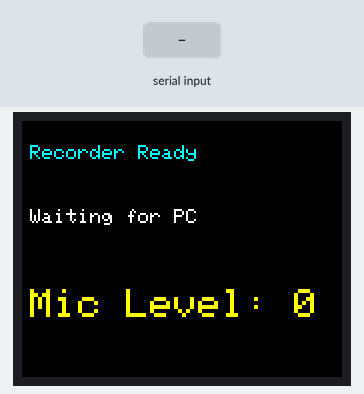
The program below on a simulated ESP32-S3. On the bench: 160×128 colour display. The test bench sets the inputs (shaded band). I2S audio is not simulated (input reads silence); what the program prints to the serial monitor is not drawn.

Above: at 1.3 s.
1.4 s: "M" received over Serial
At 2.4 s:
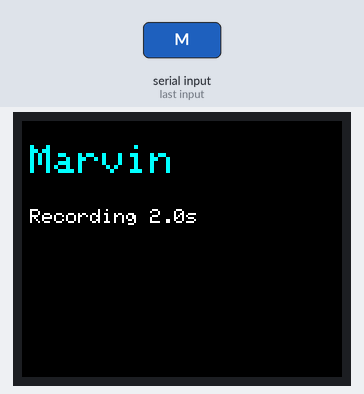
4.4 s: "O" received over Serial
At 4.9 s:
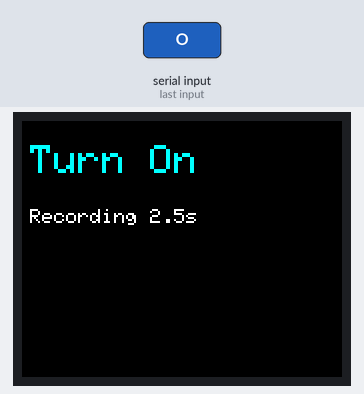
5.9 s: "F" received over Serial
At 8.6 s:
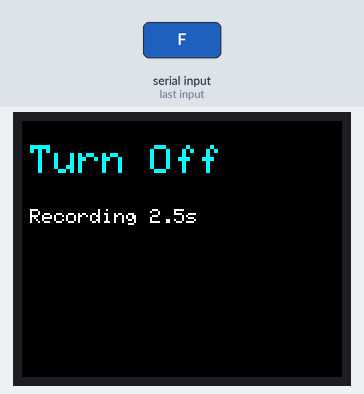
8.9 s: "N" received over Serial
At 11.7 s:
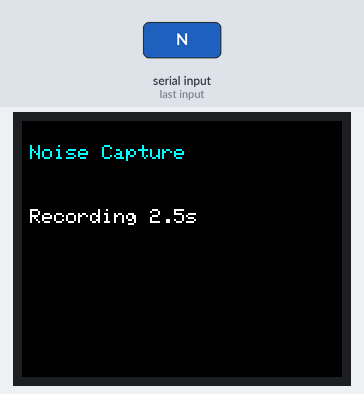
11.9 s: "m" received over Serial
At 14.7 s:
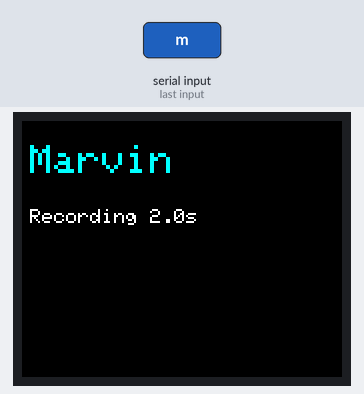
14.9 s: "o" received over Serial
At 17.8 s:
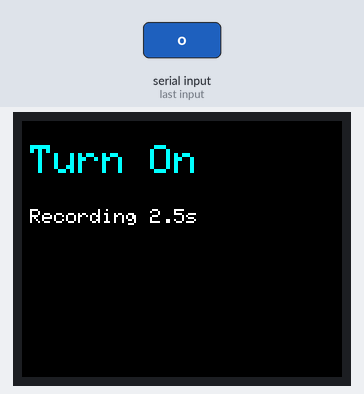
Timing chart, 0 to 19.3 s (numbered marks = the images above; inputs shaded):
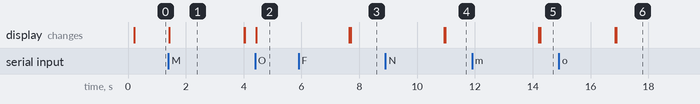

Measured:
- after the input at 1.4 s, the display: changes at once (image 1)
- after the input at 4.4 s, the display: changes at once (image 2)
- after the input at 5.9 s, the display: first differs from a run without the input after 1.8 s (image 3)
- after the input at 8.9 s, the display: first differs from a run without the input after 2.1 s (image 4)
- after the input at 11.9 s, the display: first differs from a run without the input after 2.4 s (image 5)
- after the input at 14.9 s, the display: first differs from a run without the input after 2.0 s (image 6)
- what the display in image 1 shows lasts 2.6 s, from 1.4 s to 4.0 s

The program:

main.cpp
```cpp
#include <Arduino.h>
#include <SPI.h>
#include <Adafruit_GFX.h>
#include <Adafruit_ST7735.h>
#include "driver/i2s.h"

static constexpr i2s_port_t I2S_PORT = I2S_NUM_0;

static constexpr int PIN_I2S_WS = 4;
static constexpr int PIN_I2S_SCK = 5;
static constexpr int PIN_I2S_SD = 6;

static constexpr int PIN_TFT_CS = 15;
static constexpr int PIN_TFT_DC = 16;
static constexpr int PIN_TFT_RST = 17;
static constexpr int PIN_TFT_MOSI = 13;
static constexpr int PIN_TFT_SCLK = 14;

static constexpr uint32_t SERIAL_BAUD = 921600;
static constexpr uint32_t SAMPLE_RATE = 16000;
static constexpr float MIC_GAIN = 3.0f;
static constexpr size_t MARVIN_RECORD_SECONDS = 2;
static constexpr size_t ACTION_RECORD_MS = 2500;
static constexpr size_t NOISE_RECORD_MS = 2500;
static constexpr size_t MARVIN_SAMPLE_COUNT = SAMPLE_RATE * MARVIN_RECORD_SECONDS;
static constexpr size_t ACTION_SAMPLE_COUNT = (SAMPLE_RATE * ACTION_RECORD_MS) / 1000;
static constexpr size_t NOISE_SAMPLE_COUNT = (SAMPLE_RATE * NOISE_RECORD_MS) / 1000;
static constexpr size_t I2S_READ_SAMPLES = 256;
static constexpr size_t LEVEL_READ_SAMPLES = 128;
static constexpr uint32_t LEVEL_UPDATE_INTERVAL_MS = 150;

static int32_t i2sBuffer[I2S_READ_SAMPLES];
static int16_t pcmBuffer[I2S_READ_SAMPLES];

static SPIClass tftSpi(FSPI);
static Adafruit_ST7735 tft(&tftSpi, PIN_TFT_CS, PIN_TFT_DC, PIN_TFT_RST);

static int16_t i2sSampleToPcm16(int32_t sample)
{
  // INMP441 provides a 24-bit signed sample left-aligned in the 32-bit I2S word.
  const float amplified = static_cast<float>(sample >> 16) * MIC_GAIN;

  if (amplified > 32767.0f) {
    return 32767;
  }
  if (amplified < -32768.0f) {
    return -32768;
  }

  return static_cast<int16_t>(amplified);
}

void initDisplay()
{
  tftSpi.begin(PIN_TFT_SCLK, -1, PIN_TFT_MOSI, PIN_TFT_CS);
  tft.initR(INITR_BLACKTAB);
  tft.setRotation(1);
  tft.fillScreen(ST77XX_BLACK);
  tft.setTextWrap(false);
  tft.setTextSize(1);
  tft.setTextColor(ST77XX_WHITE, ST77XX_BLACK);
}

static void printFittedLine(const char *text, int16_t y, uint16_t color)
{
  const int16_t availableWidth = tft.width() - 8;
  const size_t textLength = strlen(text);
  const uint8_t textSize = (textLength * 12 <= static_cast<size_t>(availableWidth)) ? 2 : 1;

  tft.setTextSize(textSize);
  tft.setTextColor(color, ST77XX_BLACK);
  tft.setCursor(4, y);
  tft.print(text);
}

void showStatus(const char *title, const char *message)
{
  tft.fillScreen(ST77XX_BLACK);
  printFittedLine(title, 12, ST77XX_CYAN);
  printFittedLine(message, 44, ST77XX_WHITE);
}

void initMic()
{
  const i2s_config_t i2sConfig = {
      .mode = static_cast<i2s_mode_t>(I2S_MODE_MASTER | I2S_MODE_RX),
      .sample_rate = SAMPLE_RATE,
      .bits_per_sample = I2S_BITS_PER_SAMPLE_32BIT,
      .channel_format = I2S_CHANNEL_FMT_ONLY_LEFT,
      .communication_format = I2S_COMM_FORMAT_STAND_I2S,
      .intr_alloc_flags = ESP_INTR_FLAG_LEVEL1,
      .dma_buf_count = 8,
      .dma_buf_len = 256,
      .use_apll = false,
      .tx_desc_auto_clear = false,
      .fixed_mclk = 0,
  };

  const i2s_pin_config_t pinConfig = {
      .bck_io_num = PIN_I2S_SCK,
      .ws_io_num = PIN_I2S_WS,
      .data_out_num = I2S_PIN_NO_CHANGE,
      .data_in_num = PIN_I2S_SD,
  };

  ESP_ERROR_CHECK(i2s_driver_install(I2S_PORT, &i2sConfig, 0, nullptr));
  ESP_ERROR_CHECK(i2s_set_pin(I2S_PORT, &pinConfig));
  ESP_ERROR_CHECK(i2s_zero_dma_buffer(I2S_PORT));
}

uint16_t readMicLevel()
{
  size_t bytesRead = 0;
  const size_t bytesToRead = LEVEL_READ_SAMPLES * sizeof(int32_t);
  const esp_err_t result = i2s_read(I2S_PORT, i2sBuffer, bytesToRead, &bytesRead, 0);

  if (result != ESP_OK || bytesRead == 0) {
    return 0;
  }

  const size_t samplesRead = bytesRead / sizeof(int32_t);
  uint32_t levelSum = 0;

  for (size_t i = 0; i < samplesRead; ++i) {
    const int32_t sample = i2sSampleToPcm16(i2sBuffer[i]);
    levelSum += abs(sample);
  }

  return static_cast<uint16_t>(levelSum / samplesRead);
}

void recordAndSendAudio(Stream &audioSerial, size_t totalSamples)
{
  size_t samplesSent = 0;

  ESP_ERROR_CHECK(i2s_zero_dma_buffer(I2S_PORT));

  audioSerial.println("START_AUDIO");
  audioSerial.flush();

  while (samplesSent < totalSamples) {
    const size_t samplesToRead = min(I2S_READ_SAMPLES, totalSamples - samplesSent);
    const size_t bytesToRead = samplesToRead * sizeof(int32_t);
    size_t bytesRead = 0;

    esp_err_t result = i2s_read(I2S_PORT, i2sBuffer, bytesToRead, &bytesRead, portMAX_DELAY);
    if (result != ESP_OK || bytesRead == 0) {
      continue;
    }

    const size_t samplesRead = bytesRead / sizeof(int32_t);
    for (size_t i = 0; i < samplesRead; ++i) {
      pcmBuffer[i] = i2sSampleToPcm16(i2sBuffer[i]);
    }

    audioSerial.write(reinterpret_cast<const uint8_t *>(pcmBuffer), samplesRead * sizeof(int16_t));
    samplesSent += samplesRead;
  }

  audioSerial.flush();
  audioSerial.println("END_AUDIO");
  audioSerial.flush();
}

static bool handleCommandFrom(Stream &commandSerial)
{
  while (commandSerial.available() > 0) {
    const char command = static_cast<char>(commandSerial.read());

    if (command == 'M' || command == 'm') {
      showStatus("Marvin", "Recording 2.0s");
      recordAndSendAudio(commandSerial, MARVIN_SAMPLE_COUNT);
      showStatus("Audio Sent", "Ready Again");
      return true;
    }

    if (command == 'O' || command == 'o') {
      showStatus("Turn On", "Recording 2.5s");
      recordAndSendAudio(commandSerial, ACTION_SAMPLE_COUNT);
      showStatus("Audio Sent", "Ready Again");
      return true;
    }

    if (command == 'F' || command == 'f') {
      showStatus("Turn Off", "Recording 2.5s");
      recordAndSendAudio(commandSerial, ACTION_SAMPLE_COUNT);
      showStatus("Audio Sent", "Ready Again");
      return true;
    }

    if (command == 'N' || command == 'n') {
      showStatus("Noise Capture", "Recording 2.5s");
      recordAndSendAudio(commandSerial, NOISE_SAMPLE_COUNT);
      showStatus("Audio Sent", "Ready Again");
      return true;
    }
  }

  return false;
}

void handleSerialCommand()
{
  if (handleCommandFrom(Serial)) {
    return;
  }

  handleCommandFrom(Serial0);
}

static void updateMicLevelDisplay()
{
  static uint32_t lastUpdateMs = 0;
  const uint32_t now = millis();

  if (now - lastUpdateMs < LEVEL_UPDATE_INTERVAL_MS) {
    return;
  }

  lastUpdateMs = now;
  const uint16_t level = readMicLevel();
  char levelText[24];
  snprintf(levelText, sizeof(levelText), "Mic Level: %u", level);

  tft.fillRect(0, 82, tft.width(), 20, ST77XX_BLACK);
  printFittedLine(levelText, 84, ST77XX_YELLOW);
}

void setup()
{
  Serial.begin(SERIAL_BAUD);
  Serial0.begin(SERIAL_BAUD);

  initDisplay();
  showStatus("Recorder Ready", "Waiting for PC");
  initMic();
}

void loop()
{
  handleSerialCommand();
  updateMicLevelDisplay();
  delay(5);
}
```
